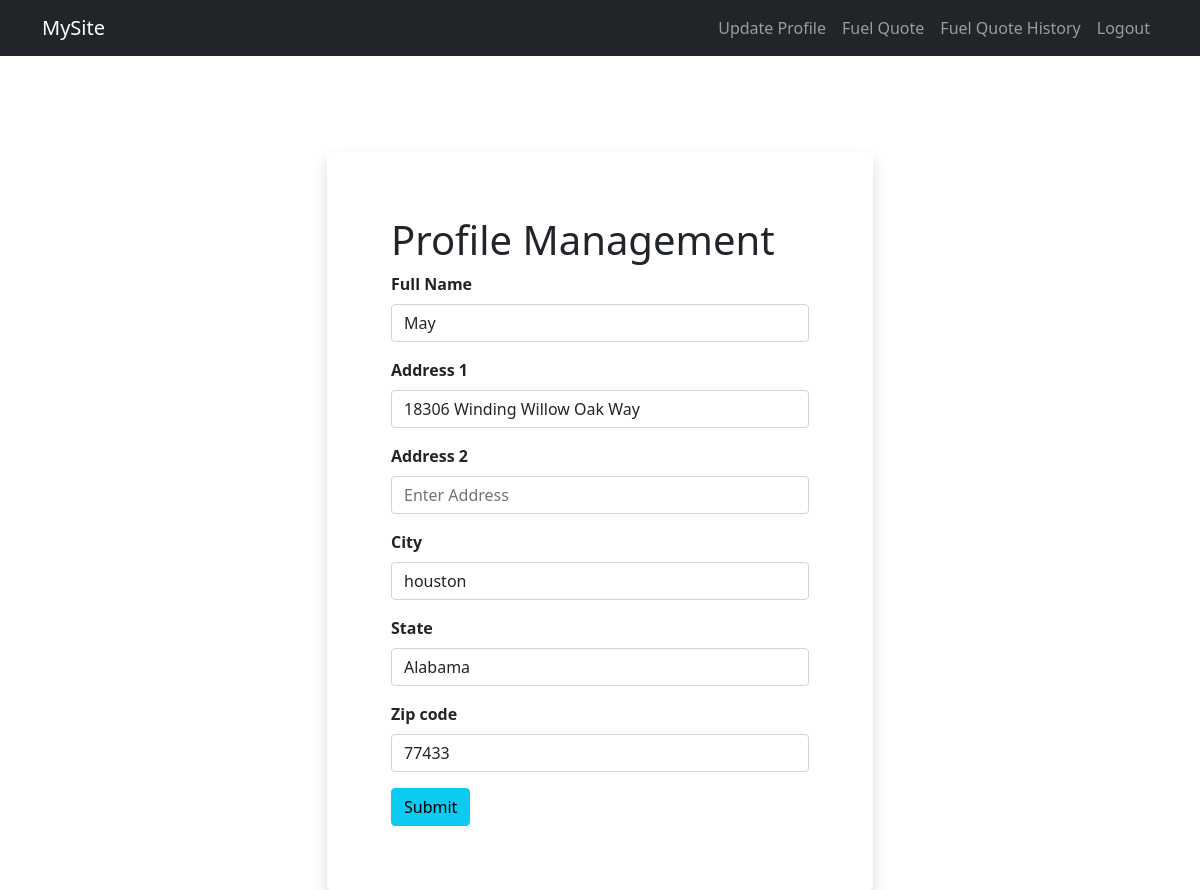
The page /profile (signed in) on the database its author committed.
### app.py (models this page shows, shortened)
class ClientInformation(db.Model):
    __tablename__ = "client_information"
    id = db.Column(db.Integer, primary_key=True)
    full_name = db.Column(db.String(255), unique=False)
    address1 = db.Column(db.String(255), unique=False)
    address2 = db.Column(db.String(255), unique=False)
    city = db.Column(db.String(255), unique=False)
    state = db.Column(db.String(255), unique=False)
    zipcode = db.Column(db.String(255), unique=False)
    user_id = db.Column(db.Integer, db.ForeignKey('user_credentials.id'))

### app.py (the view, shortened to what this page needs)
@app.route('/profile', methods=['GET', 'POST'])
@login_required
def profile():
    user_profile = ClientInformation.query.get(current_user.id)
    return render_template('profile.html', profile=user_profile)

### app.py (called while the page is built)
@login_manager.user_loader
def load_user(user_id):
    return UserCredentials.query.get(int(user_id))

    @property
    def is_authenticated(self):
        return True

### templates/profile.html (shortened to what this page needs)
<!DOCTYPE html>
<html lang="en">
  <head>
	<link href="https://cdn.jsdelivr.net/npm/bootstrap@5.0.2/dist/css/bootstrap.min.css" rel="stylesheet">
  </head>
  <body>
	  {% include 'navbar.html' %}
    <div class="container">
      <div class="row mt-5">
        <div class="col-md-6 mx-auto mt-5">
          <div class="card shadow border-0 rounder-0 p-5">
            <div class="card-body">
				<h1>Profile Management</h1>
			<form  action="/profile" method="post" novalidate>
				<div class="mb-3">
					<label class="form-label" for="name"><b>Full Name</b></label>
					<input
					class="form-control"
					value="{{profile.full_name}}"
					type="text"
					placeholder="Enter Full Name"
					name="name"
					maxlength="50"
					required
					/>
				</div>
				<div class="mb-3">
					<label class="form-label" for="address"><b>Address 1</b></label>
					<input
					class="form-control"
					value="{{profile.address1}}"
					type="text"
					placeholder="Enter Address"
					name="address1"
					maxlength="100"
					required
					/>
				</div>
				<div class="mb-3">
					<label class="form-label" for="address2"><b>Address 2</b></label>
					<input
					class="form-control"
					value="{{profile.address2}}"
					type="text"
					placeholder="Enter Address"
					name="address2"
					maxlength="100"
					optional
					/>
				</div>
				<div class="mb-3">
					<label class="form-label" for="city"><b>City </b></label>
					<input
				    class="form-control"
					value="{{profile.city}}"
					type="text"
					placeholder="Enter City "
					name="city"
					maxlength="100"
					required
					/>
				</div>
				<div class="mb-3">
					<label class="form-label" for="state"><b>State</b><br /></label>
					<select class="form-control" name="state" id="state" required>
						<option value="AL">Alabama</option>
					</select>
				</div>
				<div class="mb-3">
					<label class="form-label" for="zipcode"><b>Zip code</b></label>
					<input
					class="form-control mb-3"
					value="{{profile.zipcode}}"
					type="text"
					placeholder="Enter Zipcode"
					name="zipcode"
					maxlength="9"
					required
					/>
				</div>
				<button type="submit" class="btn btn-info">Submit</button>
			</form>
		</div>
	</div>
  </div>
</div>
</div>
  </body>
</html>

### rows shown on the page
ClientInformation: name "May", address1 "18306 Winding Willow Oak Way", city "houston", zipcode "77433"
